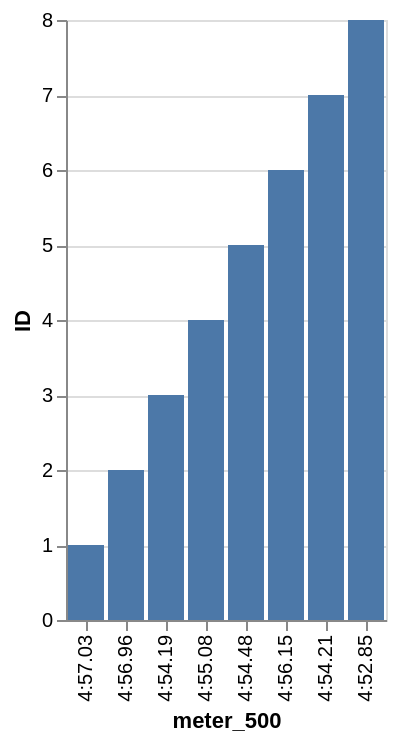

Specify this chart in Vega-Lite:
### Vega-Lite specification from a JSON file in a GitHub repository (floating-point values rounded to 4 significant figures)
{"data": {"values": [{"x_data": "4:57.03", "y_data": 1}, {"x_data": "4:56.96", "y_data": 2}, {"x_data": "4:54.19", "y_data": 3}, {"x_data": "4:55.08", "y_data": 4}, {"x_data": "4:54.48", "y_data": 5}, {"x_data": "4:56.15", "y_data": 6}, {"x_data": "4:54.21", "y_data": 7}, {"x_data": "4:52.85", "y_data": 8}]}, "mark": "bar", "encoding": {"x": {"field": "x_data", "type": "nominal", "title": "meter_500", "sort": {"op": "sum", "field": "y_data", "order": "ascending"}}, "y": {"field": "y_data", "type": "quantitative", "title": "ID"}}}
